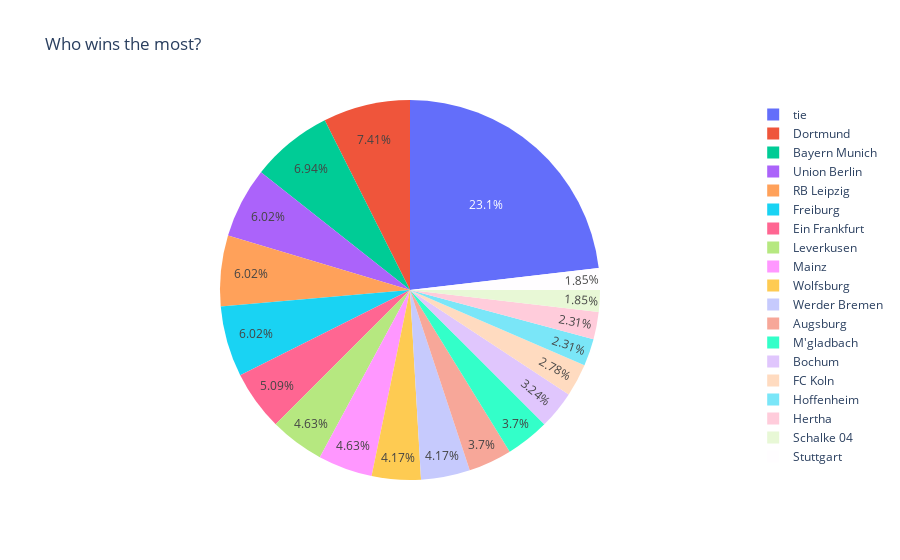

Notebook code for this chart:
### Markdown cell above
# Chart that shows who one the most or if the result was a tie

### Code cell
fig_3 = px.pie(match_winner, values='winner_team', names='who', title='Who wins the most?')
fig_3.show()

### Figure 1 — Plotly figure (JSON) as saved in the notebook; plotly's stock layout.template omitted (floating-point values rounded to 4 significant figures)
{"data": [{"domain": {"x": [0, 1], "y": [0, 1]}, "hovertemplate": "who=%{label}<br>winner_team=%{value}<extra></extra>", "labels": ["tie", "Dortmund", "Bayern Munich", "Union Berlin", "RB Leipzig", "Freiburg", "Ein Frankfurt", "Leverkusen", "Mainz", "Wolfsburg", "Werder Bremen", "Augsburg", "M'gladbach", "Bochum", "FC Koln", "Hoffenheim", "Hertha", "Schalke 04", "Stuttgart"], "legendgroup": "", "name": "", "showlegend": true, "type": "pie", "values": [50, 16, 15, 13, 13, 13, 11, 10, 10, 9, 9, 8, 8, 7, 6, 5, 5, 4, 4]}], "layout": {"legend": {"tracegroupgap": 0}, "title": {"text": "Who wins the most?"}}}
